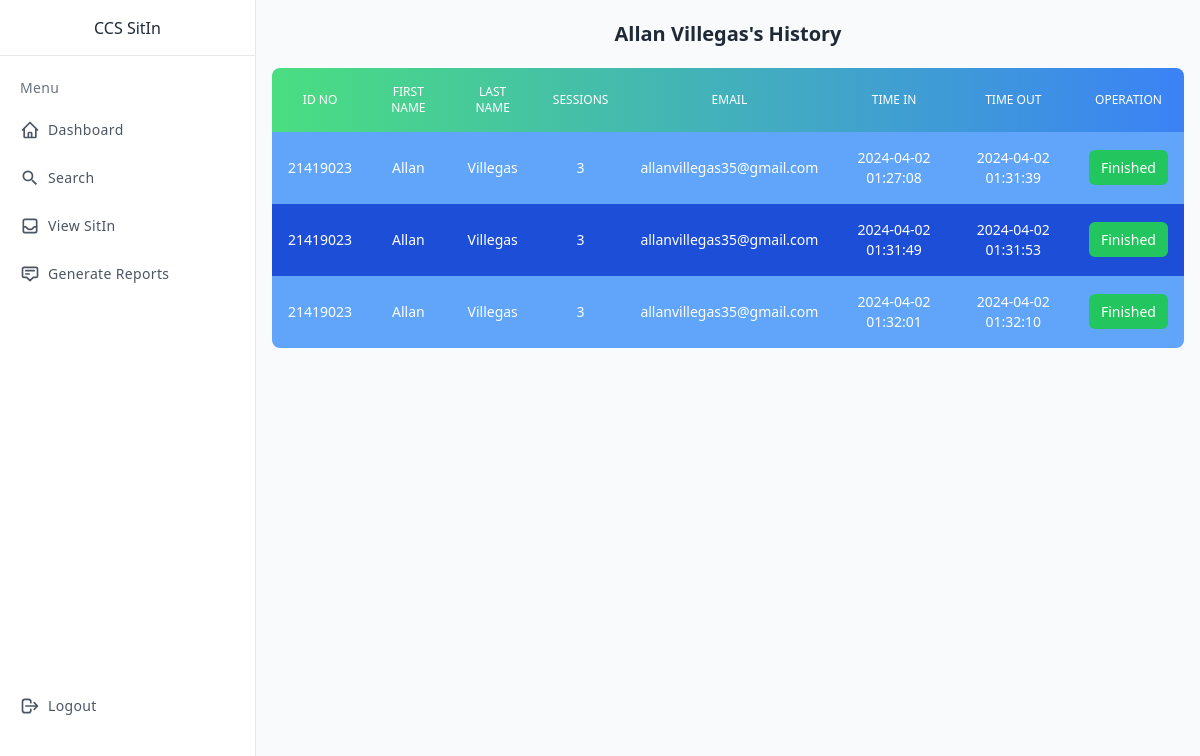
Page /admin/history.php?id=4 (signed in) on the earlier database version.
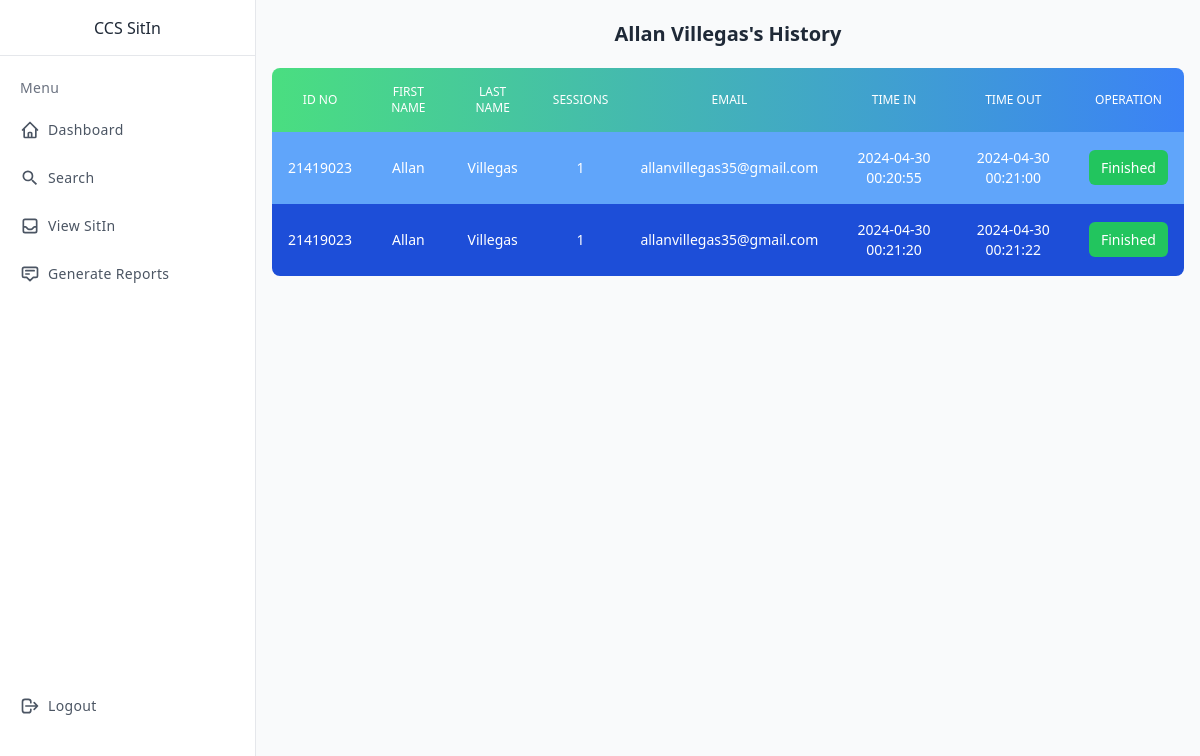
Same page on the later database version.
### tables this page shows
CREATE TABLE `sessions` (
  `session_id` int(11) NOT NULL,
  `student_id` int(11) NOT NULL,
  `time_out` datetime DEFAULT NULL,
  `time_in` datetime NOT NULL DEFAULT current_timestamp(),
  `laboratory` varchar(254) NOT NULL,
  `purpose` varchar(254) NOT NULL
);

CREATE TABLE `student` (
  `id` int(11) NOT NULL,
  `email` varchar(80) NOT NULL,
  `idno` int(20) NOT NULL,
  `fname` varchar(80) NOT NULL,
  `mname` varchar(80) NOT NULL,
  `lname` varchar(80) NOT NULL,
  `age` int(20) NOT NULL,
  `gender` varchar(80) NOT NULL,
  `contact` int(20) NOT NULL,
  `address` varchar(80) NOT NULL,
  `password` varchar(80) NOT NULL,
  `cpassword` varchar(80) NOT NULL,
  `sessions` int(11) DEFAULT 30
);

### admin/history.php (the view, shortened to what the changed rows need)
<?php
include(".././config.php");
$id = $_GET['id'];
$students= [];
$query = "SELECT * FROM sessions INNER JOIN student ON student.id = sessions.student_id WHERE student.id = '$id' AND time_out IS NOT NULL ORDER BY time_out ASC";
$result = $con->query($query);
if ($result->num_rows > 0) {
    while($row = $result->fetch_assoc()) {
        $students[] = $row;
    }
}
$name = "Allan";
$results = $con->query("SELECT * FROM student WHERE id ='$id'");
if($results->num_rows > 0){
    $row = $results->fetch_assoc();
    $fname = $row['fname'];
    $lname = $row['lname'];
    $name= "$fname $lname";
}
?>
<!doctype html>
<html>
<head>
  <script src="https://cdn.tailwindcss.com"></script>
  <link rel="stylesheet" href="https://cdn.jsdelivr.net/npm/flatpickr/dist/flatpickr.min.css">
</head>
<body>
<div class="min-h-screen flex  bg-gray-50 text-gray-800">
  <div class="flex-1 p-4 lg:ml-64  lg:pt-5">
    <h1 class="text-xl text-center text-xl font-semibold"><?php echo $name?>'s History</h1>
     <table class="mt-5 w-full text-sm text-left rtl:text-right text-white rounded-lg overflow-hidden">
                <thead class="text-xs bg-gradient-to-r from-green-400 to-blue-500 uppercase rounded-md">
                    <tr>
                        <th class="border px-4 py-4 font-medium border-none text-center font-bold">ID NO
                        </th>
                        <th class="border px-4 py-4 font-medium border-none  text-center">FIRST NAME</th>
                        <th class="border px-4 py-4 font-medium border-none  text-center">LAST NAME</th>
                        <th class="border px-4 py-4 font-medium border-none  text-center">SESSIONS</th>
                        <th class="border px-4 py-4 font-medium border-none  text-center">EMAIL</th>
                        <th class="border px-4 py-4 font-medium border-none  text-center">TIME IN</th>
                        <th class="border px-4 py-4 font-medium border-none  text-center">TIME OUT</th>
                        <th class="border px-4 py-4 font-medium border-none  text-center">Operation</th>
                    </tr>
                </thead>
                <tbody id="tbody" class="relative">
                <?php
            foreach ($students as $student) {
                   echo '<tr class="odd:bg-blue-400 bg-blue-700">
                                <td class="border px-4 py-4 border-none text-center text-xs md:text-sm text-white">'.$student['idno'].'</td>
                                <td class="border px-4 py-4 border-none text-center text-xs md:text-sm text-white">'.$student['fname'].'</td>
                                <td class="border px-4 py-4 border-none text-center text-xs md:text-sm text-white">'.$student['lname'].'</td>
                                <td class="border px-4 py-4 border-none text-center text-xs md:text-sm text-white">'.$student['sessions'].'</td>
                                <td class="border px-4 py-4 border-none text-center text-xs md:text-sm text-white">'.$student['email'].'</td>
                                <td class="border px-4 py-4 border-none text-center text-xs md:text-sm text-white">'.$student['time_in'].'</td>
                                <td class="border px-4 py-4 border-none text-center text-xs md:text-sm text-white">'.$student['time_out'].'</td>
                                <td class="border px-4 py-4 border-none text-center text-xs md:text-sm text-white">' . ($student['time_out'] !== null ? '<span href="#" class="text-white bg-green-500 px-3 p-2 rounded-md">Finished</span>' : '<a href="./timeout.php?id='.$student['id'].'&s_id='.$student['session_id'].'" class=" bg-white text-black px-3 p-2 rounded-md">Logout</a>') . '</td></tr>';
                }
            ?>
                </tbody>
            </table>
  </div>
</div>
</body>
</html>

Differences in the rows shown:
removed sessions: student.idno "21419023", student.fname "Allan", student.lname "Villegas", student.sessions "3", student.email "allanvillegas35@gmail.com", time_in "2024-04-02 01:27:08", time_out "2024-04-02 01:31:39", shows "Finished"
removed sessions: student.idno "21419023", student.fname "Allan", student.lname "Villegas", student.sessions "3", student.email "allanvillegas35@gmail.com", time_in "2024-04-02 01:31:49", time_out "2024-04-02 01:31:53", shows "Finished"
removed sessions: student.idno "21419023", student.fname "Allan", student.lname "Villegas", student.sessions "3", student.email "allanvillegas35@gmail.com", time_in "2024-04-02 01:32:01", time_out "2024-04-02 01:32:10", shows "Finished"
added sessions: student.idno "21419023", student.fname "Allan", student.lname "Villegas", student.sessions "1", student.email "allanvillegas35@gmail.com", time_in "2024-04-30 00:20:55", time_out "2024-04-30 00:21:00", shows "Finished"
added sessions: student.idno "21419023", student.fname "Allan", student.lname "Villegas", student.sessions "1", student.email "allanvillegas35@gmail.com", time_in "2024-04-30 00:21:20", time_out "2024-04-30 00:21:22", shows "Finished"
